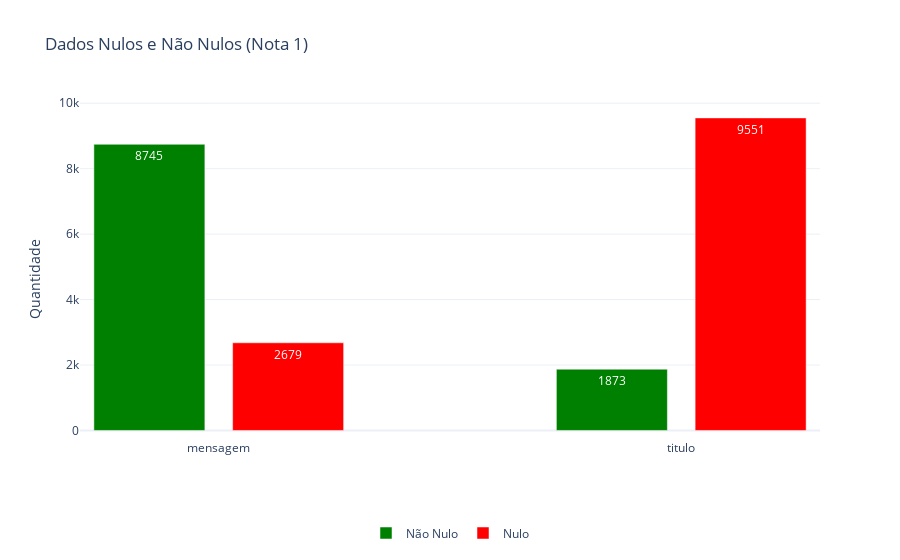

This figure's notebook cell:
### Code cell
df_avaliacoes_nota_1 = analisar_avaliacoes_por_nota(df, 1)
df_avaliacoes_nota_1

### Figure 1 — Plotly figure (JSON) as saved in the notebook; plotly's stock layout.template omitted (floating-point values rounded to 4 significant figures)
{"data": [{"marker": {"color": "green"}, "name": "Não Nulo", "showlegend": true, "text": ["8745"], "textposition": "auto", "type": "bar", "x": [-0.15], "y": [8745]}, {"marker": {"color": "red"}, "name": "Nulo", "showlegend": true, "text": ["2679"], "textposition": "auto", "type": "bar", "x": [0.15], "y": [2679]}, {"marker": {"color": "green"}, "showlegend": false, "text": ["1873"], "textposition": "auto", "type": "bar", "x": [0.85], "y": [1873]}, {"marker": {"color": "red"}, "showlegend": false, "text": ["9551"], "textposition": "auto", "type": "bar", "x": [1.15], "y": [9551]}], "layout": {"annotations": [{"showarrow": false, "text": "mensagem", "x": 0, "xanchor": "center", "y": -200, "yanchor": "top"}, {"showarrow": false, "text": "titulo", "x": 1, "xanchor": "center", "y": -200, "yanchor": "top"}], "barmode": "group", "legend": {"orientation": "h", "x": 0.5, "xanchor": "center", "y": -0.25, "yanchor": "bottom"}, "margin": {"b": 80}, "title": {"text": "Dados Nulos e Não Nulos (Nota 1)"}, "xaxis": {"showline": false, "tickvals": []}, "yaxis": {"title": {"text": "Quantidade"}}}}
